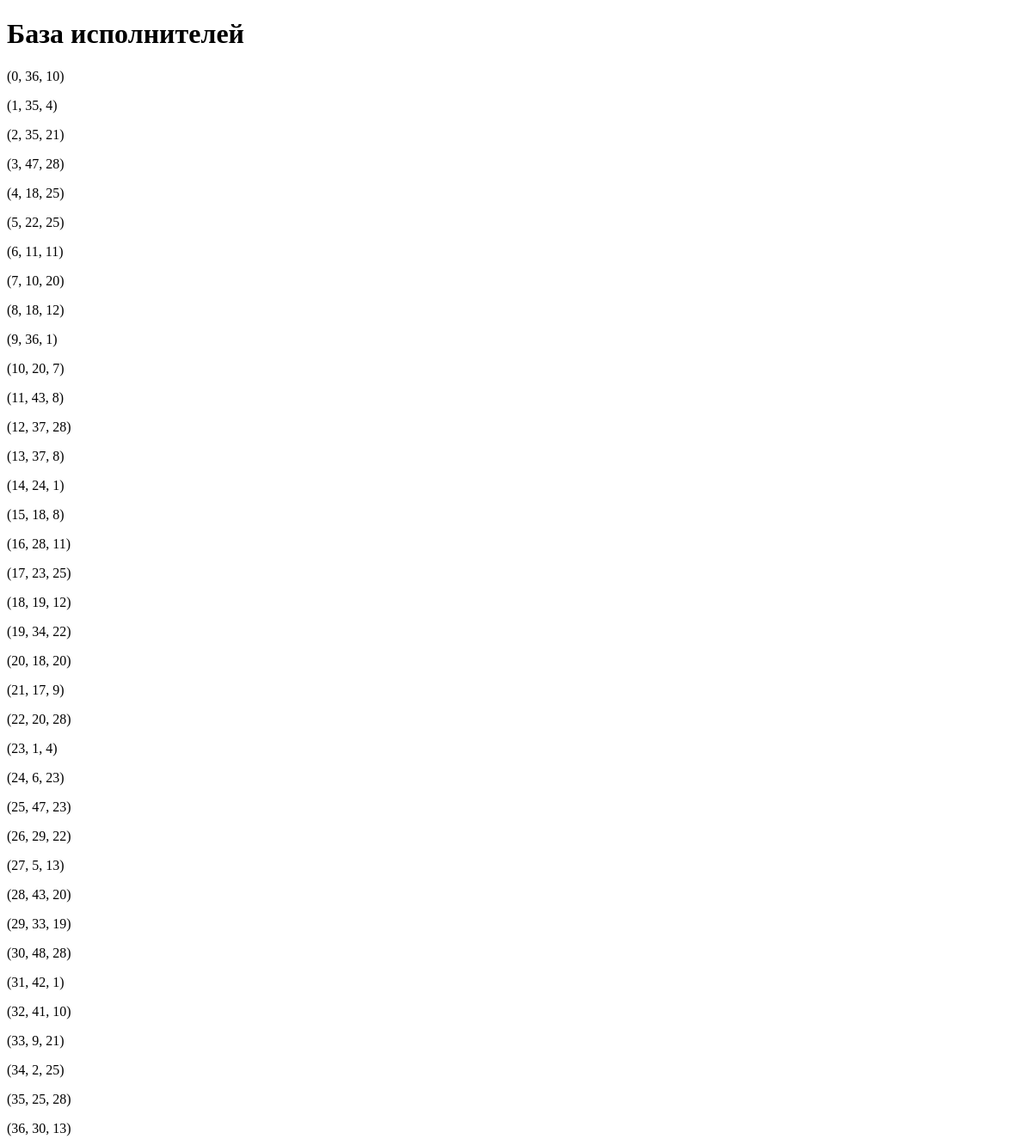
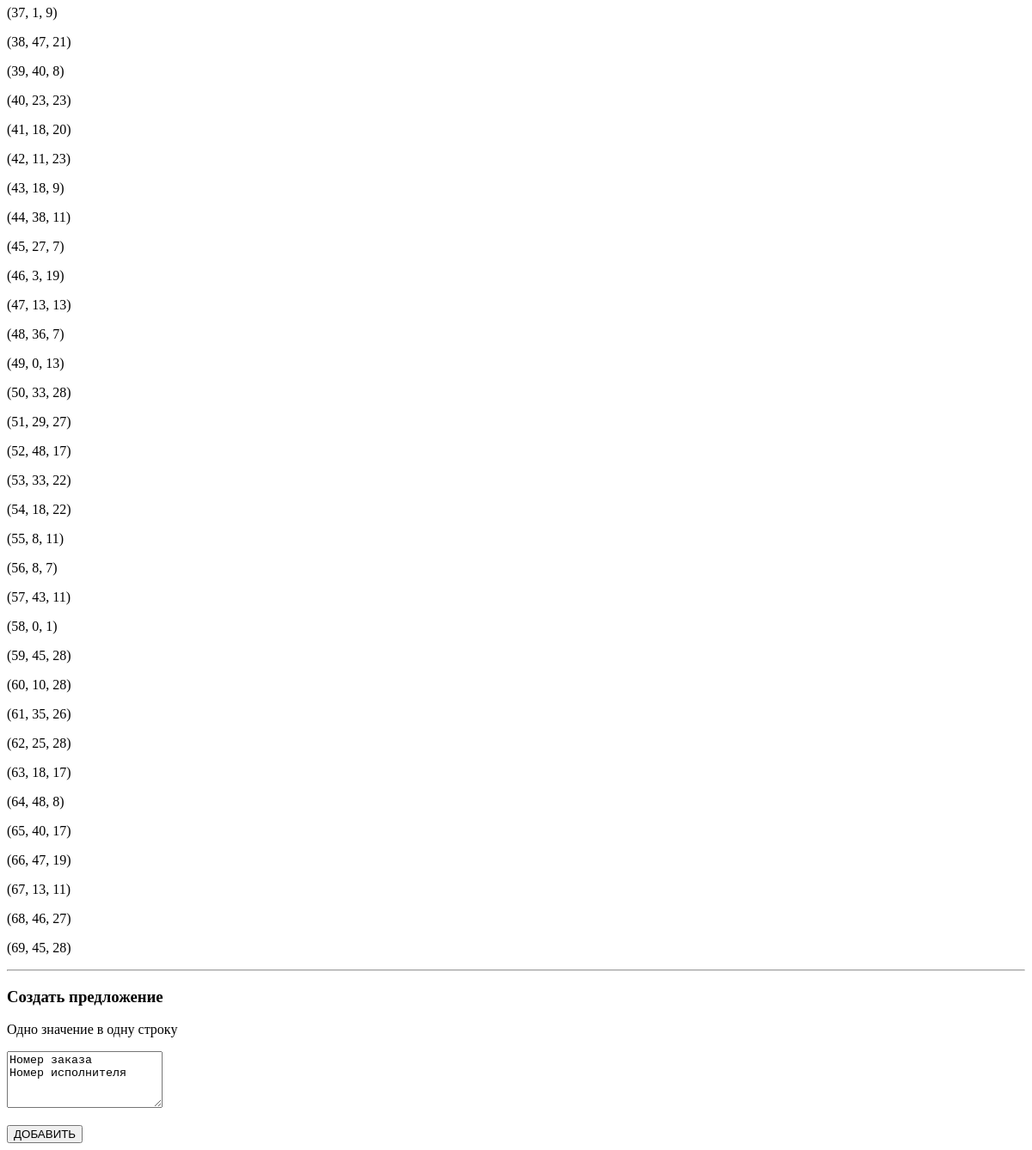
/offers, run on an earlier commit of the app's database (2 pictures, top to bottom).
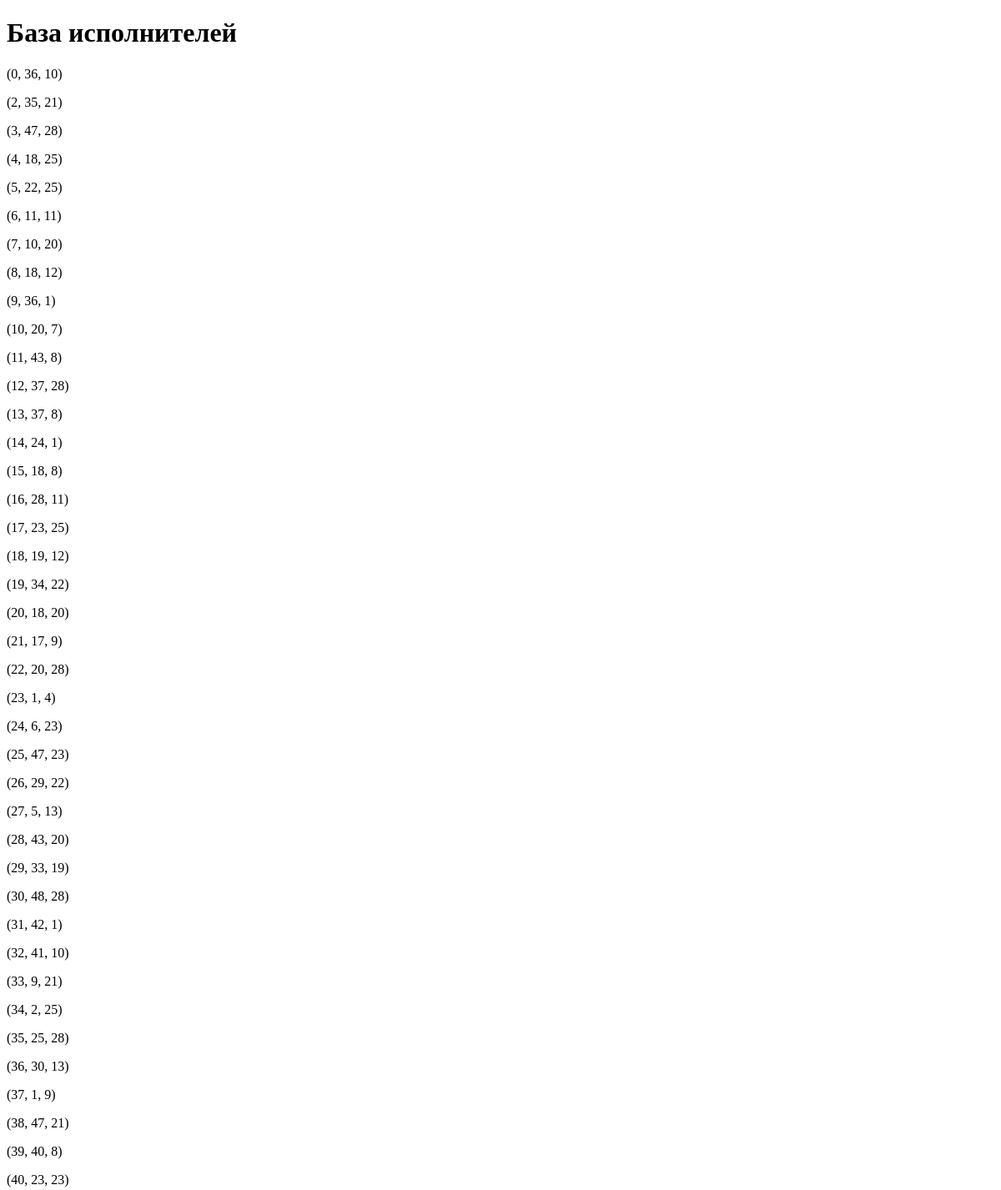
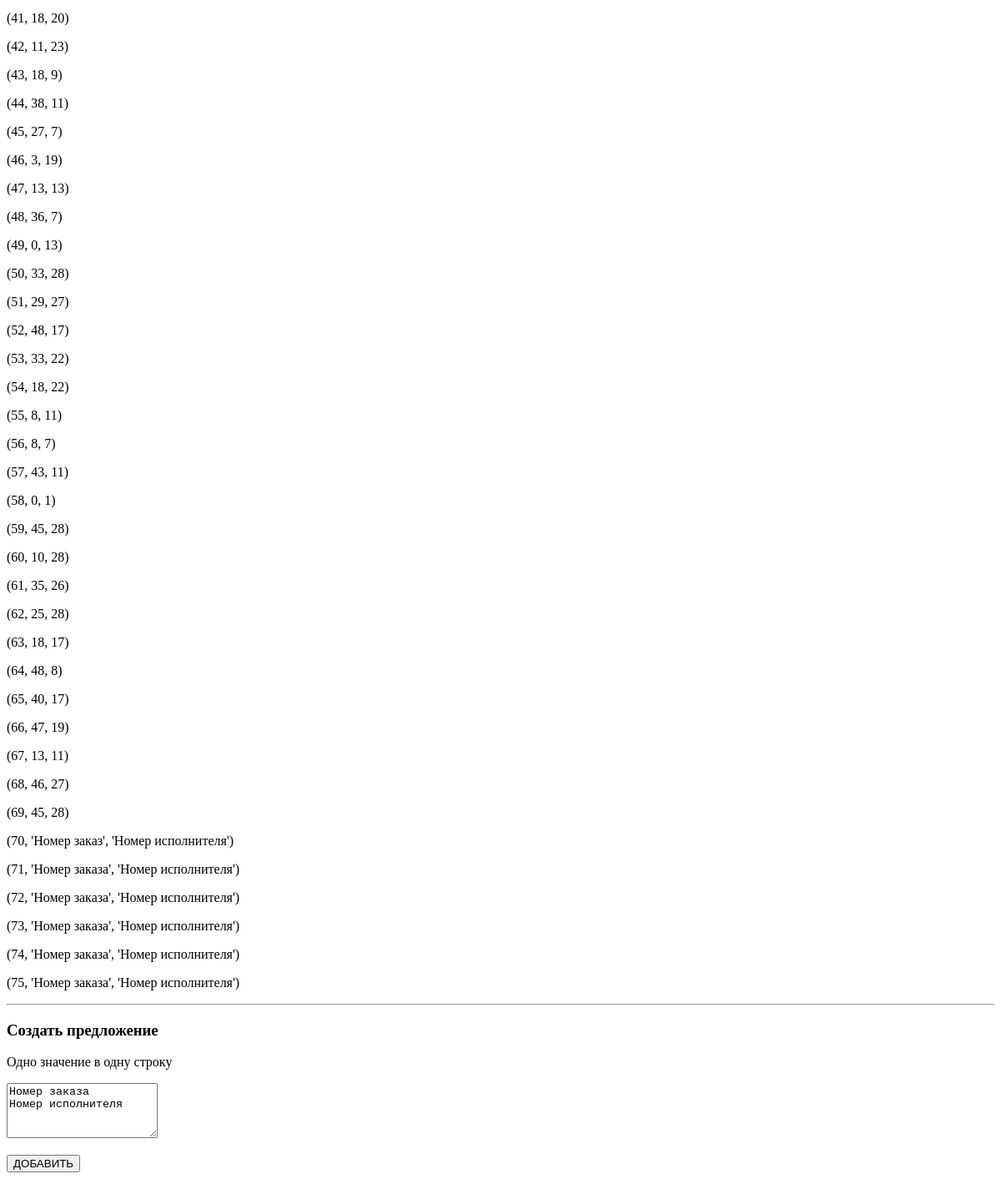
And on a later commit of the database (2 pictures, top to bottom).
### create_update_tables.py (models this page shows)
class Offer(db.Model):
    __tablename__ = "offer"
    id = db.Column(db.Integer, primary_key=True)
    order_id = db.Column(db.Integer, db.ForeignKey('order.id'))
    executor_id = db.Column(db.Integer, db.ForeignKey('user.id'))
    order = db.relationship("Order")
    executor = db.relationship("User")

### main.py (the view, shortened to what this page needs)
@app.route("/offers", methods=["GET", "POST"])
def get_all_offers():
    if request.method == "GET":
        return render_template("offers_main.html", text_main=get_route_all("offer"))

### main.py (called while the page is built)
def get_route_all(name_table):
    result = []
    con = sqlite3.connect("lesson16.db")
    cur = con.cursor()
    sqlite_query = f"""SELECT * FROM `{name_table}`"""
    cur.execute(sqlite_query)
    result = cur.fetchall()
    con.close()
    return result

### templates/offers_main.html (shortened to what this page needs)
<!DOCTYPE html>
<html lang="ru">
<head>
</head>
<body>
<main>
<form action="/offers" method="post">
    <body>
    <div>
        <h1>База исполнителей</h1>
        {% for offer in text_main %}
            <p>{{ offer }}</p>
        {% endfor %}
    </div>
    <hr>
    <div>
        <h3>Создать предложение</h3>
        <p>Одно значение в одну строку</p>
        <p><textarea rows="4" cols="20" name="list_rows">
Номер заказа
Номер исполнителя
        </textarea></p>
        <input type="submit" value="ДОБАВИТЬ" class="button" name="list_rows">
    </div>
    </body>
</form>
</main>
</body>
</html>

What changed in the data, as far as the page shows it:
removed Offer: offer "(1, 35, 4)"
added Offer: offer "(70, 'Номер заказ', 'Номер исполнителя')"
added Offer: offer "(71, 'Номер заказа', 'Номер исполнителя')"
added Offer: offer "(72, 'Номер заказа', 'Номер исполнителя')"
added Offer: offer "(73, 'Номер заказа', 'Номер исполнителя')"
added Offer: offer "(74, 'Номер заказа', 'Номер исполнителя')"
added Offer: offer "(75, 'Номер заказа', 'Номер исполнителя')"
